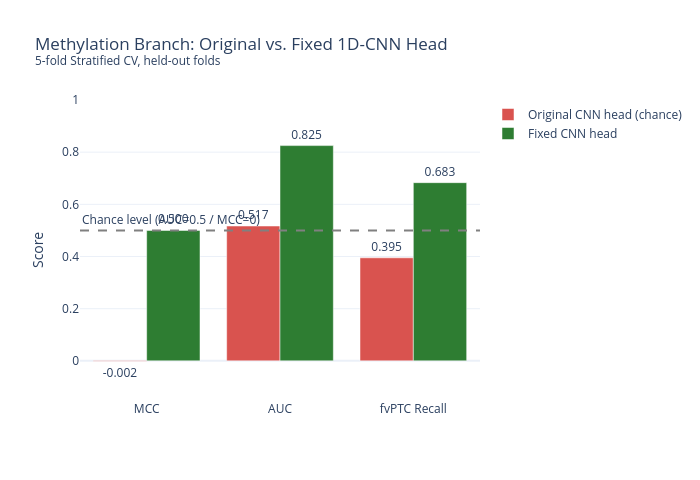

Here is the notebook cell this chart was saved with:
### Markdown cell above
## 1. Headline result: original CNN head vs. fixed CNN head

The single most important chart: the original notebook's CV cell collapsed to chance on every metric, while the fixed 1D-CNN head (same frozen pan-cancer backbone, PCA-reduced input, properly-sized head) clears it by a wide margin on all three metrics.

### Code cell
metrics = ['MCC', 'AUC', 'fvPTC Recall']
original = [-0.0018, 0.5169, 0.3951]
fixed = [0.50, 0.8252, 0.6831]   # from the executed final CV cell in MethylationRemediation.ipynb

fig = go.Figure()
fig.add_bar(name='Original CNN head (chance)', x=metrics, y=original, marker_color=COLOR_BAD,
            text=[f'{v:.3f}' for v in original], textposition='outside')
fig.add_bar(name='Fixed CNN head', x=metrics, y=fixed, marker_color=COLOR_GOOD,
            text=[f'{v:.3f}' for v in fixed], textposition='outside')
fig.add_hline(y=0.5, line_dash='dash', line_color='gray',
              annotation_text='Chance level (AUC=0.5 / MCC=0)', annotation_position='top left')

fig.update_layout(
    title='Methylation Branch: Original vs. Fixed 1D-CNN Head<br><sup>5-fold Stratified CV, held-out folds</sup>',
    barmode='group', yaxis_title='Score', yaxis_range=[-0.15, 1.0],
    template='plotly_white', width=700, height=480,
)
fig.show()

### Figure 1 — Plotly figure (JSON) as saved in the notebook; plotly's stock layout.template omitted (floating-point values rounded to 4 significant figures)
{"data": [{"marker": {"color": "#d9534f"}, "name": "Original CNN head (chance)", "text": ["-0.002", "0.517", "0.395"], "textposition": "outside", "type": "bar", "x": ["MCC", "AUC", "fvPTC Recall"], "y": [-0.0018, 0.5169, 0.3951]}, {"marker": {"color": "#2e7d32"}, "name": "Fixed CNN head", "text": ["0.500", "0.825", "0.683"], "textposition": "outside", "type": "bar", "x": ["MCC", "AUC", "fvPTC Recall"], "y": [0.5, 0.8252, 0.6831]}], "layout": {"annotations": [{"showarrow": false, "text": "Chance level (AUC=0.5 / MCC=0)", "x": 0, "xanchor": "left", "xref": "x domain", "y": 0.5, "yanchor": "bottom", "yref": "y"}], "barmode": "group", "height": 480, "shapes": [{"line": {"color": "gray", "dash": "dash"}, "type": "line", "x0": 0, "x1": 1, "xref": "x domain", "y0": 0.5, "y1": 0.5, "yref": "y"}], "title": {"text": "Methylation Branch: Original vs. Fixed 1D-CNN Head<br><sup>5-fold Stratified CV, held-out folds</sup>"}, "width": 700, "yaxis": {"range": [-0.15, 1.0], "title": {"text": "Score"}}}}
